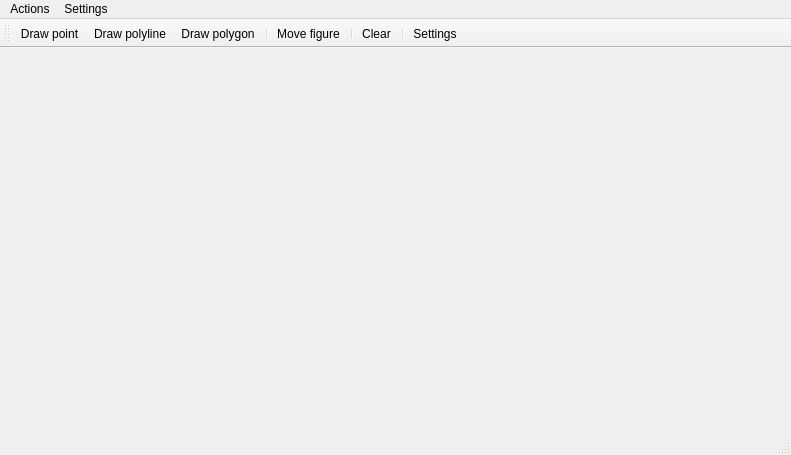
<?xml version="1.0" encoding="UTF-8"?>
<ui version="4.0">
 <class>MainWindow</class>
 <widget class="QMainWindow" name="MainWindow">
  <property name="geometry">
   <rect>
    <x>0</x>
    <y>0</y>
    <width>791</width>
    <height>455</height>
   </rect>
  </property>
  <property name="windowTitle">
   <string>MainWindow</string>
  </property>
  <widget class="QWidget" name="centralWidget"/>
  <widget class="QMenuBar" name="menuBar">
   <property name="geometry">
    <rect>
     <x>0</x>
     <y>0</y>
     <width>791</width>
     <height>20</height>
    </rect>
   </property>
   <widget class="QMenu" name="menuActions">
    <property name="title">
     <string>Actions</string>
    </property>
    <addaction name="actionDraw_point"/>
    <addaction name="actionDraw_polyline"/>
    <addaction name="actionDraw_polygon"/>
    <addaction name="separator"/>
    <addaction name="actionMove_figure"/>
    <addaction name="separator"/>
    <addaction name="actionClear"/>
   </widget>
   <widget class="QMenu" name="menuSettings">
    <property name="title">
     <string>Settings</string>
    </property>
    <addaction name="actionSettings"/>
   </widget>
   <addaction name="menuActions"/>
   <addaction name="menuSettings"/>
  </widget>
  <widget class="QToolBar" name="mainToolBar">
   <attribute name="toolBarArea">
    <enum>TopToolBarArea</enum>
   </attribute>
   <attribute name="toolBarBreak">
    <bool>false</bool>
   </attribute>
   <addaction name="actionDraw_point"/>
   <addaction name="actionDraw_polyline"/>
   <addaction name="actionDraw_polygon"/>
   <addaction name="separator"/>
   <addaction name="actionMove_figure"/>
   <addaction name="separator"/>
   <addaction name="actionClear"/>
   <addaction name="separator"/>
   <addaction name="actionSettings"/>
  </widget>
  <widget class="QStatusBar" name="statusBar"/>
  <action name="actionSettings">
   <property name="checkable">
    <bool>true</bool>
   </property>
   <property name="icon">
    <iconset resource="Images.qrc">
     <normaloff>:/Images/Images/settings.png</normaloff>:/Images/Images/settings.png</iconset>
   </property>
   <property name="text">
    <string>Settings</string>
   </property>
  </action>
  <action name="actionDraw_point">
   <property name="checkable">
    <bool>true</bool>
   </property>
   <property name="icon">
    <iconset resource="Images.qrc">
     <normaloff>:/Images/Images/pointer_4106.png</normaloff>:/Images/Images/pointer_4106.png</iconset>
   </property>
   <property name="text">
    <string>Draw point</string>
   </property>
  </action>
  <action name="actionDraw_polyline">
   <property name="checkable">
    <bool>true</bool>
   </property>
   <property name="icon">
    <iconset resource="Images.qrc">
     <normaloff>:/Images/Images/polyline.png</normaloff>:/Images/Images/polyline.png</iconset>
   </property>
   <property name="text">
    <string>Draw polyline</string>
   </property>
  </action>
  <action name="actionDraw_polygon">
   <property name="checkable">
    <bool>true</bool>
   </property>
   <property name="icon">
    <iconset resource="Images.qrc">
     <normaloff>:/Images/Images/polygon.png</normaloff>:/Images/Images/polygon.png</iconset>
   </property>
   <property name="text">
    <string>Draw polygon</string>
   </property>
  </action>
  <action name="actionMove_figure">
   <property name="checkable">
    <bool>true</bool>
   </property>
   <property name="icon">
    <iconset resource="Images.qrc">
     <normaloff>:/Images/Images/move.png</normaloff>:/Images/Images/move.png</iconset>
   </property>
   <property name="text">
    <string>Move figure</string>
   </property>
  </action>
  <action name="actionClear">
   <property name="checkable">
    <bool>true</bool>
   </property>
   <property name="icon">
    <iconset resource="Images.qrc">
     <normaloff>:/Images/Images/clear.png</normaloff>:/Images/Images/clear.png</iconset>
   </property>
   <property name="text">
    <string>Clear</string>
   </property>
  </action>
 </widget>
 <layoutdefault spacing="6" margin="11"/>
 <resources>
  <include location="Images.qrc"/>
 </resources>
 <connections/>
</ui>
